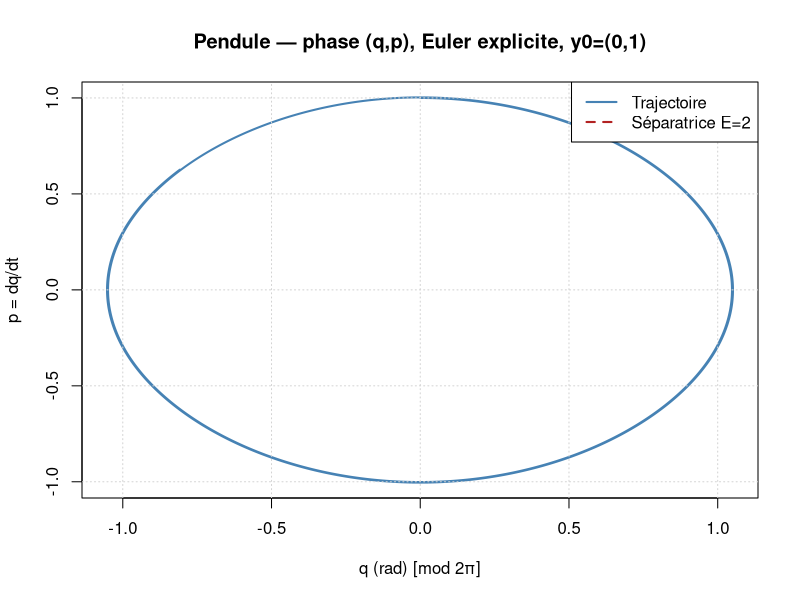
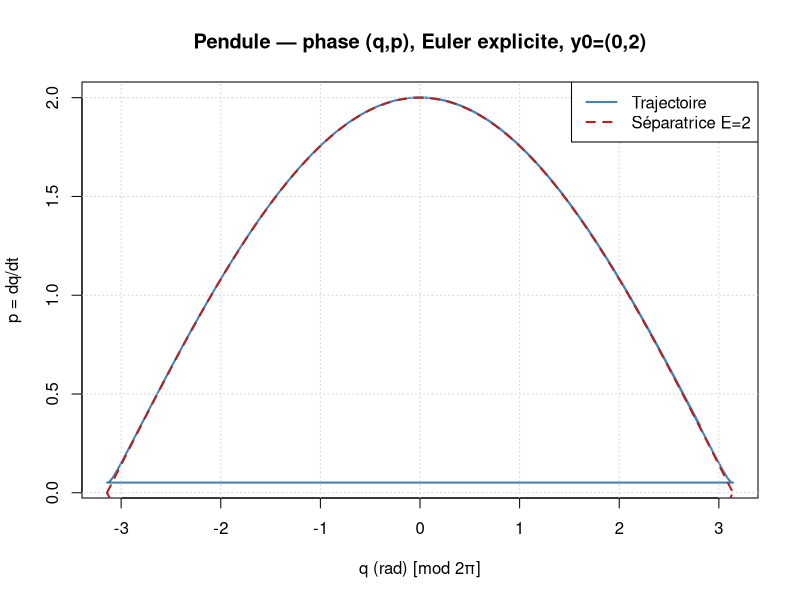
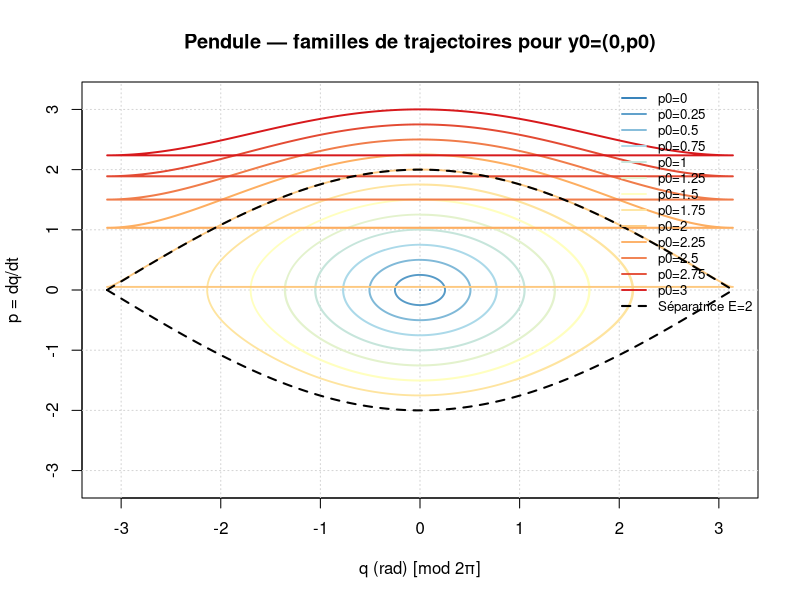

Reproduce these figures in R, in order.
# Exercice 3 — Oscillateur harmonique (pendule simple)
# q''(t) = - sin(q(t))
# Réduction en système du 1er ordre: y = (q, p) avec p = q'
# y' = f(y) = (p, -sin(q))

# ============================================================================
# CONFIGURATION: Dossier de sortie des images
# ============================================================================
output_dir <- "TP2/Partie 2/output"
dir.create(output_dir, showWarnings = FALSE)
cat("Les images seront sauvegardées dans:", file.path(getwd(), output_dir), "\n\n")

# Intervalle temporel et pas
h <- 0.001
T0 <- 0
TF <- 4 * pi

# ============================================================================
# OUTILS GÉNÉRIQUES
# ============================================================================
# Intégrateur Euler explicite pour systèmes y' = f(t, y)
euler_system <- function(f, t0, tf, y0, h) {
  n <- floor((tf - t0) / h)
  t <- seq(t0, t0 + n * h, by = h)
  y <- matrix(0, nrow = n + 1, ncol = length(y0))
  y[1, ] <- y0
  for (k in 1:n) {
    y[k + 1, ] <- y[k, ] + h * f(t[k], y[k, ])
  }
  list(t = t, y = y)
}

# Enveloppement d'angle: ramène q dans [-pi, pi]
wrap_angle <- function(theta) {
  ((theta + pi) %% (2 * pi)) - pi
}

# Énergie mécanique du pendule (m = l = g = 1):
# H(q, p) = p^2/2 + (1 - cos(q))
energy <- function(q, p) {
  0.5 * p^2 + (1 - cos(q))
}

# ============================================================================
# DYNAMIQUE DU PENDULE
# ============================================================================
pendulum_f <- function(t, y) {
  q <- y[1]; p <- y[2]
  c(p, -sin(q))
}

# Helper pour tracer une trajectoire en espace des phases (q, p)
plot_phase <- function(sol, main, file, add_separatrix = FALSE) {
  q <- sol$y[, 1]
  p <- sol$y[, 2]
  q_wrapped <- wrap_angle(q)
  
  png(file.path(output_dir, file), width = 900, height = 600)
  plot(q_wrapped, p, type = "l", col = "steelblue", lwd = 2,
       main = main, xlab = "q (rad) [mod 2π]", ylab = "p = dq/dt")
  grid()
  # Option: séparatrice E = 2  ->  p = ± 2 cos(q/2)
  if (add_separatrix) {
    q_grid <- seq(-pi, pi, length.out = 1000)
    lines(q_grid,  2 * cos(q_grid / 2), col = "firebrick", lwd = 2, lty = 2)
    lines(q_grid, -2 * cos(q_grid / 2), col = "firebrick", lwd = 2, lty = 2)
    legend("topright", c("Trajectoire", "Séparatrice E=2"),
           col = c("steelblue", "firebrick"), lwd = c(2, 2), lty = c(1, 2))
  }
  dev.off()
}

# ============================================================================
# QUESTION 3.2 — Deux conditions initiales: y0 = (0,1) et y0 = (0,2)
# ============================================================================
cat("=== Ex3 — Q3.2: intégration par Euler explicite (h = 0.001) ===\n")

# CI 1: y0 = (q0, p0) = (0, 1)
y0_1 <- c(0, 1)
sol1 <- euler_system(pendulum_f, T0, TF, y0_1, h)
plot_phase(sol1,
           main = "Pendule — phase (q,p), Euler explicite, y0=(0,1)",
           file = "Ex3_phase_y0_0_1.png",
           add_separatrix = TRUE)

# CI 2: y0 = (q0, p0) = (0, 2)
y0_2 <- c(0, 2)
sol2 <- euler_system(pendulum_f, T0, TF, y0_2, h)
plot_phase(sol2,
           main = "Pendule — phase (q,p), Euler explicite, y0=(0,2)",
           file = "Ex3_phase_y0_0_2.png",
           add_separatrix = TRUE)

# Interprétation (imprimée dans la console)
E1 <- energy(sol1$y[1,1], sol1$y[1,2])
E2 <- energy(sol2$y[1,1], sol2$y[1,2])
cat(sprintf("E(y0=(0,1)) = %.3f  (< 2  → oscillations bornées)\n", E1))
cat(sprintf("E(y0=(0,2)) = %.3f  (= 2  → sur la séparatrice)\n", E2))
cat("Rappel: E_separatrice = 2 correspond au sommet (q=π, p=0).\n\n")

# ============================================================================
# QUESTION 3.3 — Balayage p0 ∈ [0, 3] avec q0 = 0
# ============================================================================
cat("=== Ex3 — Q3.3: balayage de p0 dans [0,3] ===\n")

p0_values <- seq(0, 3, by = 0.25)
sols <- vector("list", length(p0_values))

png(file.path(output_dir, "Ex3_phase_sweep_p0_0_3.png"), width = 1000, height = 700)
plot(NA, xlim = c(-pi, pi), ylim = c(-3.2, 3.2),
     xlab = "q (rad) [mod 2π]", ylab = "p = dq/dt",
     main = "Pendule — familles de trajectoires pour y0=(0,p0)")
grid()

cols <- colorRampPalette(c("#2c7bb6", "#abd9e9", "#ffffbf", "#fdae61", "#d7191c"))(length(p0_values))

for (i in seq_along(p0_values)) {
  y0 <- c(0, p0_values[i])
  sol <- euler_system(pendulum_f, T0, TF, y0, h)
  q_wrapped <- wrap_angle(sol$y[, 1])
  lines(q_wrapped, sol$y[, 2], col = cols[i], lwd = 1.8)
}

# Séparatrice (E = 2)
q_grid <- seq(-pi, pi, length.out = 1000)
lines(q_grid,  2 * cos(q_grid / 2), col = "black", lwd = 2, lty = 2)
lines(q_grid, -2 * cos(q_grid / 2), col = "black", lwd = 2, lty = 2)

# Légende avec les valeurs de p0
legend_labels <- c(paste0("p0=", p0_values), "Séparatrice E=2")
legend_cols <- c(cols, "black")
legend_lwd <- c(rep(1.8, length(p0_values)), 2)
legend_lty <- c(rep(1, length(p0_values)), 2)
legend("topright", legend_labels, col = legend_cols, lwd = legend_lwd, 
       lty = legend_lty, bty = "n", cex = 0.8)
dev.off()

# Résumé console
cat("Interprétation physique rapide:\n")
cat("- p0 < 2  → oscillations (courbes fermées autour de (0,0)).\n")
cat("- p0 = 2  → séparatrice (passe par (q=0, p=±2) et (q=π, p=0)).\n")
cat("- p0 > 2  → rotations (le pendule fait des tours complets).\n")

cat("\n✓ Ex3 terminé: figures enregistrées dans le dossier 'output'.\n")
